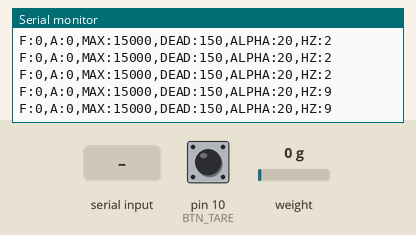
Bench run of a sketch on a simulated Arduino Leonardo, built with avr-gcc and run on an emulated ATmega32U4. Parts: the last lines printed to the serial monitor. Inputs (shaded band) come from the test bench; at power-on: weight on the scale 0 g, pin 10 (BTN_TARE) HIGH. EEPROM starts erased; USB keyboard and mouse output is not drawn.

Above: at 2.1 s.
2.2 s: weight on the scale set to 100 g
At 2.23 s:
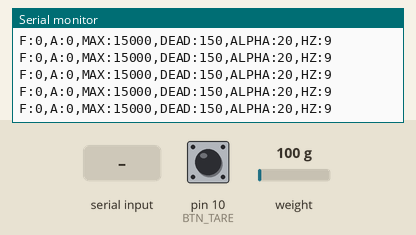
3.7 s: pin 10 (BTN_TARE) pulled LOW for 0.15 s
At 3.73 s:
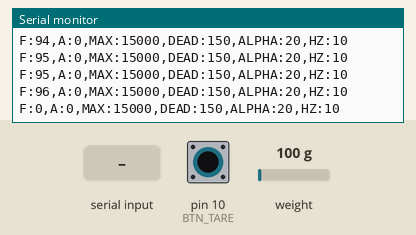
5.3 s: "MAX:\n" received over Serial
At 5.4 s:
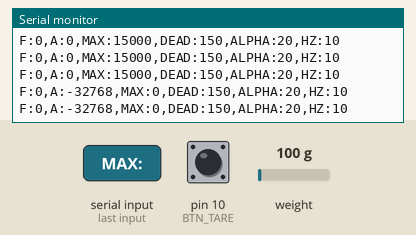
6.8 s: "DEAD:\n" received over Serial
At 6.85 s:
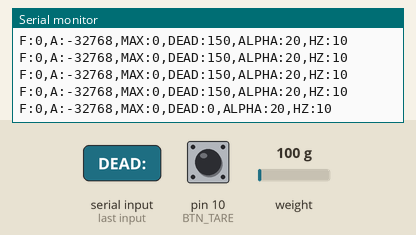
8.3 s: weight on the scale set to 1250 g
At 8.3 s:
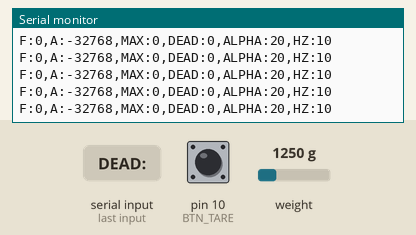
Timing chart, 0 to 10.8 s (numbered marks = the images above; inputs shaded):
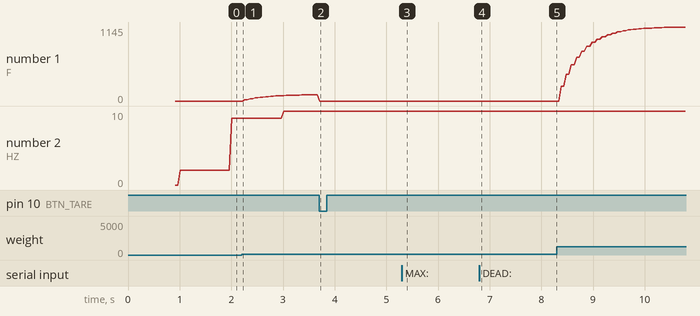

The sketch:

ruddler.ino
```cpp
#include <HX711_ADC.h>
#include <Joystick.h>
#include <EEPROM.h>

#define DT_PIN   4
#define SCK_PIN  5
#define BTN_TARE 10

// HX711 RATE pin connected directly to VCC (80Hz mode)

#define EEPROM_MAGIC 0xAB

struct Config {
  uint8_t magic;
  int     forceMax;
  int     deadzone;
  int     alphaX100;
};

Config config = { EEPROM_MAGIC, 15000, 150, 20 };

HX711_ADC scale(DT_PIN, SCK_PIN);

Joystick_ Joystick(JOYSTICK_DEFAULT_REPORT_ID,
  JOYSTICK_TYPE_JOYSTICK, 0, 0,
  true, false, false, false, false, false,
  false, false, false, false, false);

float         emaValue      = 0;
unsigned long lastJoystick  = 0;
unsigned long lastSerial    = 0;
unsigned long lastHz        = 0;
unsigned long hzCounter     = 0;
unsigned long lastTare      = 0;
int           currentHz     = 0;

String serialBuf = "";

void saveConfig() { EEPROM.put(0, config); }

void loadConfig() {
  Config temp;
  EEPROM.get(0, temp);
  if (temp.magic    == EEPROM_MAGIC   &&
      temp.forceMax  > 0              &&
      temp.forceMax  <= 50000         &&
      temp.deadzone  >= 0             &&
      temp.deadzone  < temp.forceMax  &&
      temp.alphaX100 > 0              &&
      temp.alphaX100 <= 100) {
    config = temp;
  }
}

void processCommand(String cmd) {
  cmd.trim();
  if      (cmd.startsWith("MAX:"))   { config.forceMax  = cmd.substring(4).toInt(); saveConfig(); }
  else if (cmd.startsWith("DEAD:"))  { config.deadzone  = cmd.substring(5).toInt(); saveConfig(); }
  else if (cmd.startsWith("ALPHA:")) { config.alphaX100 = cmd.substring(6).toInt(); saveConfig(); }
  else if (cmd == "TARE")            { scale.tareNoDelay(); emaValue = 0; }
}

void readSerial() {
  while (Serial.available()) {
    char c = Serial.read();
    if (c == '\n') {
      processCommand(serialBuf);
      serialBuf = "";
    } else {
      serialBuf += c;
    }
  }
}

void setup() {
  Serial.begin(115200);
  pinMode(BTN_TARE, INPUT_PULLUP);

  loadConfig();

  Joystick.setXAxisRange(-32767, 32767);
  Joystick.begin();

  scale.begin();
  scale.start(500);
  scale.setCalFactor(54.8);
}

void loop() {
  readSerial();

  if (digitalRead(BTN_TARE) == LOW && millis() - lastTare > 500) {
    scale.tareNoDelay();
    emaValue = 0;
    lastTare = millis();
  }

  if (scale.update()) {
    hzCounter++;
    float alpha   = config.alphaX100 / 100.0f;
    float reading = scale.getData();
    emaValue = (alpha * reading) + ((1.0f - alpha) * emaValue);
  }

  unsigned long now = millis();

  // send joystick at 100Hz
  if (now - lastJoystick >= 10) {
    int f = constrain((int)emaValue, -config.forceMax, config.forceMax);
    if (f > -config.deadzone && f < config.deadzone) f = 0;

    int axis = map(f, -config.forceMax, config.forceMax, -32767, 32767);
    Joystick.setXAxis(axis);
    lastJoystick = now;
  }

  // measure Hz every second
  if (now - lastHz >= 1000) {
    currentHz = hzCounter;
    hzCounter = 0;
    lastHz    = now;
  }

  // send data to dashboard at 20Hz, only if serial is connected and buffer has space
  if (now - lastSerial >= 50 && Serial && Serial.availableForWrite() > 60) {
    int f = constrain((int)emaValue, -config.forceMax, config.forceMax);
    if (f > -config.deadzone && f < config.deadzone) f = 0;
    int axis = map(f, -config.forceMax, config.forceMax, -32767, 32767);

    Serial.print("F:");      Serial.print((int)emaValue);
    Serial.print(",A:");     Serial.print(axis);
    Serial.print(",MAX:");   Serial.print(config.forceMax);
    Serial.print(",DEAD:");  Serial.print(config.deadzone);
    Serial.print(",ALPHA:"); Serial.print(config.alphaX100);
    Serial.print(",HZ:");    Serial.println(currentHz);
    lastSerial = now;
  }
}
```

Measured:
- after the input at 3.7 s, the serial monitor: prints a new line at once (image 2)
- after the input at 5.3 s, the serial monitor: prints a new line at once (image 3)
- after the input at 6.8 s, the serial monitor: prints a new line at once (image 4)
- plotted number 1: 0 → 96 after the input at 2.2 s, 0 → 1145 after the input at 8.3 s
